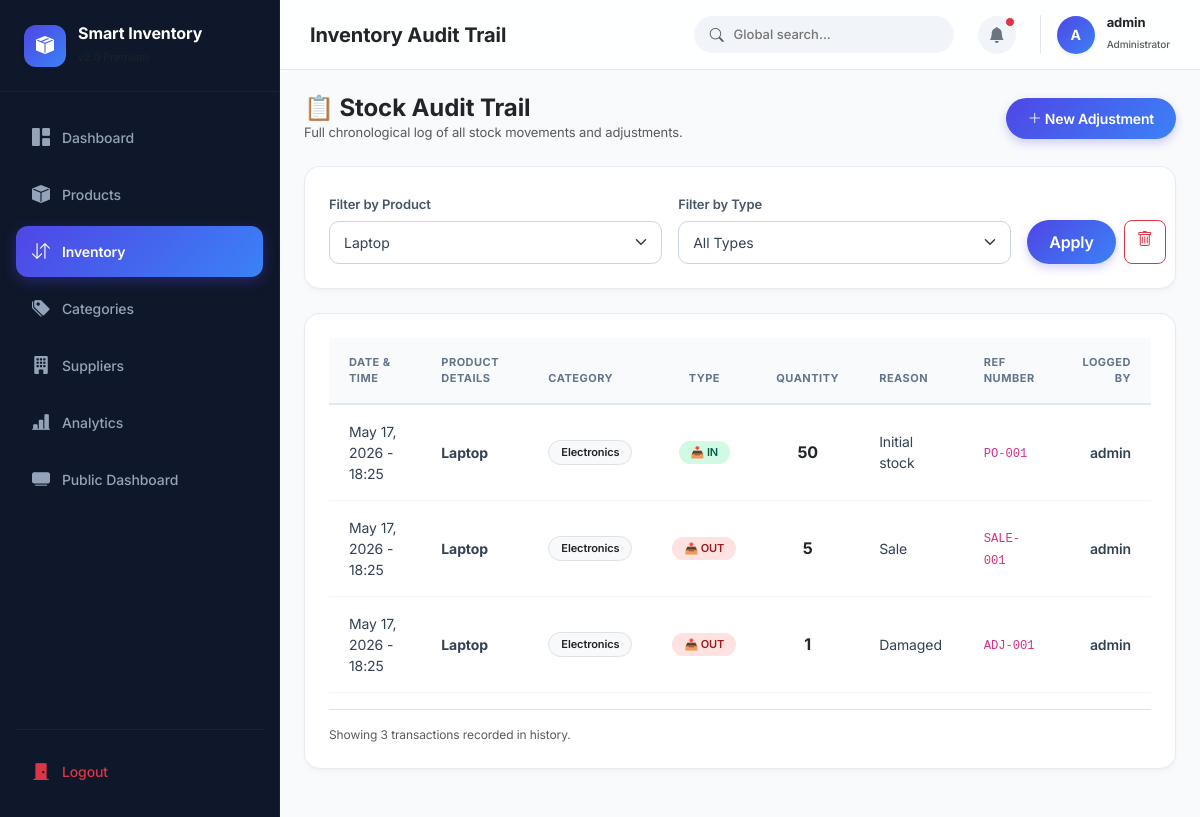
Page /inventory/history.php?product_id=1 (signed in) on the committed database.
### tables this page shows
CREATE TABLE IF NOT EXISTS stock_movements (
    id INT PRIMARY KEY AUTO_INCREMENT,
    product_id INT NOT NULL,
    movement_type ENUM('IN', 'OUT') NOT NULL,
    quantity INT NOT NULL,
    reason VARCHAR(100),
    reference_no VARCHAR(50),
    created_by INT,
    created_at TIMESTAMP DEFAULT CURRENT_TIMESTAMP,
    FOREIGN KEY (product_id) REFERENCES products(id) ON DELETE CASCADE,
    FOREIGN KEY (created_by) REFERENCES users(id),
    INDEX idx_product (product_id),
    INDEX idx_type (movement_type),
    INDEX idx_date (created_at)
);

CREATE TABLE IF NOT EXISTS products (
    id INT PRIMARY KEY AUTO_INCREMENT,
    name VARCHAR(100) NOT NULL,
    category VARCHAR(50),
    price DECIMAL(10, 2),
    supplier_id INT,
    sku VARCHAR(50),
    description TEXT,
    barcode VARCHAR(50),
    created_at TIMESTAMP DEFAULT CURRENT_TIMESTAMP,
    updated_at TIMESTAMP DEFAULT CURRENT_TIMESTAMP ON UPDATE CURRENT_TIMESTAMP,
    INDEX idx_name (name),
    INDEX idx_category (category)
);

CREATE TABLE IF NOT EXISTS users (
    id INT PRIMARY KEY AUTO_INCREMENT,
    username VARCHAR(50) UNIQUE NOT NULL,
    password VARCHAR(255) NOT NULL,
    created_at TIMESTAMP DEFAULT CURRENT_TIMESTAMP
);

### inventory/history.php (the view, shortened to what this page needs)
<?php
require_once '../config/db.php';
$filter_product = trim($_GET['product_id'] ?? '');
$filter_type = trim($_GET['movement_type'] ?? '');
$all_products = [];
$movements = [];
try {
    $stmt_prod = $pdo->prepare('SELECT id, name FROM products ORDER BY name');
    $stmt_prod->execute();
    $all_products = $stmt_prod->fetchAll();
    $query = '
        SELECT
            sm.id,
            sm.created_at,
            p.name as product_name,
            p.category,
            sm.movement_type,
            sm.quantity,
            sm.reason,
            sm.reference_no,
            u.username as created_by
        FROM stock_movements sm
        JOIN products p ON sm.product_id = p.id
        LEFT JOIN users u ON sm.created_by = u.id
        WHERE 1=1
    ';
    $params = [];
    if ($filter_product) {
        $query .= ' AND sm.product_id = ?';
        $params[] = $filter_product;
    }
    $query .= ' ORDER BY sm.created_at DESC';
    $stmt = $pdo->prepare($query);
    $stmt->execute($params);
    $movements = $stmt->fetchAll();
} catch (PDOException $e) {
    error_log('Fetch Movements Error: ' . $e->getMessage());
}
require_once '../includes/layout-start.php';
?>
<div class="d-flex justify-content-between align-items-center mb-4">
    <div>
        <h4 class="fw-bold mb-0 text-dark">📋 Stock Audit Trail</h4>
        <p class="text-muted mb-0" style="font-size: 13px;">Full chronological log of all stock movements and adjustments.</p>
    </div>
    <div>
        <a href="movement.php" class="btn btn-primary btn-sm px-3 rounded-pill shadow-sm">
            <i class="bi bi-plus-lg"></i> New Adjustment
        </a>
    </div>
</div>
<div class="card card-custom border-0 shadow-sm p-4 mb-4">
    <form method="GET" class="row g-3 align-items-end">
        <div class="col-md-5">
            <label class="form-label fw-semibold text-secondary" style="font-size: 13px;">Filter by Product</label>
            <select name="product_id" id="product_id" class="form-select border rounded-3 p-2.5">
                <?php foreach ($all_products as $prod): ?>
                    <option value="<?php echo $prod['id']; ?>" <?php echo ($filter_product == $prod['id']) ? 'selected' : ''; ?>>
                        <?php echo htmlspecialchars($prod['name']); ?>
                    </option>
                <?php endforeach; ?>
            </select>
        </div>
        <div class="col-md-5">
            <label class="form-label fw-semibold text-secondary" style="font-size: 13px;">Filter by Type</label>
            <select name="movement_type" id="movement_type" class="form-select border rounded-3 p-2.5">
                <option value="">All Types</option>
            </select>
        </div>
        <div class="col-md-2 d-flex gap-2">
            <button type="submit" class="btn btn-primary w-100 py-2.5 rounded-3">Apply</button>
            <?php if ($filter_product || $filter_type): ?>
                <a href="history.php" class="btn btn-outline-danger py-2.5 rounded-3"><i class="bi bi-trash"></i></a>
            <?php endif; ?>
        </div>
    </form>
</div>
<div class="card card-custom border-0 shadow-sm p-4 mb-4">
    <?php if (empty($movements)): ?>
        <div class="d-flex flex-column align-items-center justify-content-center py-5">
            <div class="avatar shadow-sm bg-light text-muted mb-3" style="width: 50px; height: 50px;"><i class="bi bi-clock-history fs-3"></i></div>
            <h6 class="fw-bold text-secondary mb-1">No transaction history</h6>
            <p class="text-muted mb-3" style="font-size: 12px;">No movements record matches this filter.</p>
            <a href="movement.php" class="btn btn-sm btn-success rounded-pill px-3">+ Add Movement</a>
        </div>
    <?php else: ?>
        <div class="table-responsive">
            <table class="table align-middle table-hover">
                <thead>
                    <tr>
                        <th>Date & Time</th>
                        <th>Product Details</th>
                        <th>Category</th>
                        <th class="text-center">Type</th>
                        <th class="text-center">Quantity</th>
                        <th>Reason</th>
                        <th>Ref Number</th>
                        <th class="text-end">Logged By</th>
                    </tr>
                </thead>
                <tbody>
                    <?php foreach ($movements as $movement): ?>
                    <tr>
                        <td class="text-muted" style="font-size: 13px;"><?php echo date('M d, Y - H:i', strtotime($movement['created_at'])); ?></td>
                        <td class="fw-bold text-dark"><?php echo htmlspecialchars($movement['product_name']); ?></td>
                        <td><span class="badge bg-light text-dark border"><?php echo htmlspecialchars($movement['category'] ?: 'Other'); ?></span></td>
                        <td class="text-center">
                            <?php if ($movement['movement_type'] === 'IN'): ?>
                                <span class="badge bg-success-subtle text-success px-2.5 py-1.5 rounded-pill" style="font-size: 11px;">📥 IN</span>
                            <?php else: ?>
                                <span class="badge bg-danger-subtle text-danger px-2.5 py-1.5 rounded-pill" style="font-size: 11px;">📤 OUT</span>
                            <?php endif; ?>
                        </td>
                        <td class="text-center"><strong class="fs-6 text-dark"><?php echo (int)$movement['quantity']; ?></strong></td>
                        <td class="text-muted" style="font-size: 13px;"><?php echo htmlspecialchars($movement['reason'] ?: '—'); ?></td>
                        <td><code><?php echo htmlspecialchars($movement['reference_no'] ?: '—'); ?></code></td>
                        <td class="text-end fw-semibold text-dark" style="font-size: 13px;"><?php echo htmlspecialchars($movement['created_by'] ?? 'System'); ?></td>
                    </tr>
                    <?php endforeach; ?>
                </tbody>
            </table>
        </div>
        <div class="d-flex justify-content-between align-items-center mt-3 pt-3 border-top">
            <span class="text-muted" style="font-size: 12px;">Showing <?php echo count($movements); ?> transactions recorded in history.</span>
        </div>
    <?php endif; ?>
</div>
<?php
require_once '../includes/layout-end.php';
?>

### includes/layout-start.php (style rules this page uses)
body { font-family: 'Inter', sans-serif; background-color: #f8fafc; color: #334155; overflow-x: hidden; letter-spacing: -0.1px; }
.card, .card-custom { background: #ffffff !important; border: 1px solid rgba(226, 232, 240, 0.8) !important; border-radius: 16px !important; box-shadow: 0 4px 6px -1px rgba(0, 0, 0, 0.03), 0 2px 4px -1px rgba(0, 0, 0, 0.015) !important; transition: all 0.3s cubic-bezier(0.4, 0, 0.2, 1) !important; }
.form-control, .form-select { border: 1px solid #cbd5e1 !important; border-radius: 10px !important; padding: 10px 14px !important; font-size: 14px !important; transition: all 0.2s ease-in-out !important; color: #334155 !important; }
.form-label { font-weight: 600 !important; color: #475569 !important; margin-bottom: 6px !important; font-size: 13px !important; }
.btn-primary { background: linear-gradient(135deg, #4f46e5 0%, #3b82f6 100%) !important; border: none !important; font-weight: 600 !important; letter-spacing: -0.2px !important; padding: 10px 22px !important; border-radius: 30px !important; box-shadow: 0 4px 10px rgba(79, 70, 229, 0.25) !important; transition: all 0.2s ease-in-out !important; }
.table { border-collapse: separate !important; border-spacing: 0 0 !important; width: 100% !important; margin-bottom: 0 !important; }
.table th { font-weight: 700 !important; text-transform: uppercase !important; font-size: 11px !important; letter-spacing: 0.5px !important; color: #64748b !important; background-color: #f8fafc !important; border-bottom: 2px solid #e2e8f0 !important; padding: 16px 20px !important; }
.table td { padding: 16px 20px !important; font-size: 14px !important; color: #334155 !important; border-bottom: 1px solid #f1f5f9 !important; vertical-align: middle !important; }
.table-hover tbody tr { transition: background-color 0.2s ease !important; }
.badge { font-weight: 600 !important; border-radius: 30px !important; padding: 6px 12px !important; font-size: 11px !important; }
.bg-success-subtle { background-color: #d1fae5 !important; color: #065f46 !important; }
.bg-danger-subtle { background-color: #fee2e2 !important; color: #991b1b !important; }

### rows in the picture
stock_movements: created_at "May 17, 2026 - 18:25", product.name "Laptop", product.category "Electronics", movement_type "📥 IN", quantity "50", reason "Initial stock", reference_no "PO-001", created_by.username "admin"
stock_movements: created_at "May 17, 2026 - 18:25", product.name "Laptop", product.category "Electronics", movement_type "📤 OUT", quantity "5", reason "Sale", reference_no "SALE-001", created_by.username "admin"
stock_movements: created_at "May 17, 2026 - 18:25", product.name "Laptop", product.category "Electronics", movement_type "📤 OUT", quantity "1", reason "Damaged", reference_no "ADJ-001", created_by.username "admin"

### other values in the picture
$page_title "Inventory Audit Trail"
$user_initial "A"
$username "admin"
count($movements) "3"
form field product_id "Laptop"
